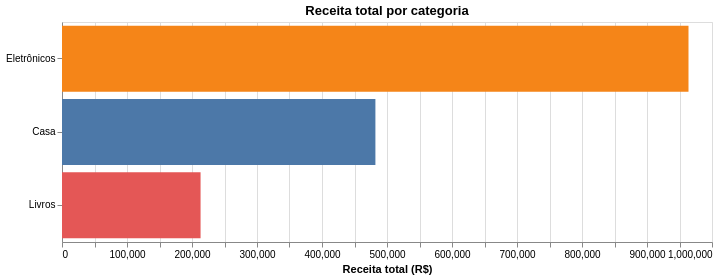

The notebook cell saved with this chart:
### Markdown cell above
## 3. Comparação — gráfico de barras

Agregações podem ser declaradas diretamente na codificação. Aqui, o comprimento das barras representa a soma da receita por categoria.

### Code cell
alt.Chart(vendas).mark_bar().encode(
    x=alt.X("sum(receita):Q", title="Receita total (R$)"),
    y=alt.Y("categoria:N", title=None, sort="-x"),
    color=alt.Color("categoria:N", legend=None),
    tooltip=["categoria:N", alt.Tooltip("sum(receita):Q", format=",.0f")]
).properties(width=650, height=220, title="Receita total por categoria")

### Figure 1 — Vega-Lite specification as saved in the notebook (floating-point values rounded to 4 significant figures)
{"config": {"view": {"continuousWidth": 400, "continuousHeight": 300}}, "data": {"name": "data-6453d17de02e8fb99abd3918cc4fae13"}, "mark": "bar", "encoding": {"color": {"field": "categoria", "legend": null, "type": "nominal"}, "tooltip": [{"field": "categoria", "type": "nominal"}, {"aggregate": "sum", "field": "receita", "format": ",.0f", "type": "quantitative"}], "x": {"aggregate": "sum", "field": "receita", "title": "Receita total (R$)", "type": "quantitative"}, "y": {"field": "categoria", "sort": "-x", "title": null, "type": "nominal"}}, "height": 220, "title": "Receita total por categoria", "width": 650, "$schema": "https://vega.github.io/schema/vega-lite/v4.17.0.json", "datasets": {"data-6453d17de02e8fb99abd3918cc4fae13": [{"mes": "2025-01-01T00:00:00", "categoria": "Eletrônicos", "regiao": "Sul", "unidades": 72, "receita": 23040, "publicidade": 3200, "avaliacao": 3.55}, {"mes": "2025-01-01T00:00:00", "categoria": "Eletrônicos", "regiao": "Sudeste", "unidades": 84, "receita": 26880, "publicidade": 3650, "avaliacao": 3.47}, {"mes": "2025-01-01T00:00:00", "categoria": "Casa", "regiao": "Sul", "unidades": 102, "receita": 14280, "publicidade": 4100, "avaliacao": 3.73}, {"mes": "2025-01-01T00:00:00", "categoria": "Casa", "regiao": "Sudeste", "unidades": 114, "receita": 15960, "publicidade": 4550, "avaliacao": 3.65}, {"mes": "2025-01-01T00:00:00", "categoria": "Livros", "regiao": "Sul", "unidades": 108, "receita": 5940, "publicidade": 5000, "avaliacao": 3.91}, {"mes": "2025-01-01T00:00:00", "categoria": "Livros", "regiao": "Sudeste", "unidades": 120, "receita": 6600, "publicidade": 5450, "avaliacao": 3.83}, {"mes": "2025-02-01T00:00:00", "categoria": "Eletrônicos", "regiao": "Sul", "unidades": 85, "receita": 27200, "publicidade": 3510, "avaliacao": 3.61}, {"mes": "2025-02-01T00:00:00", "categoria": "Eletrônicos", "regiao": "Sudeste", "unidades": 97, "receita": 31040, "publicidade": 3960, "avaliacao": 3.53}, {"mes": "2025-02-01T00:00:00", "categoria": "Casa", "regiao": "Sul", "unidades": 115, "receita": 16100, "publicidade": 4410, "avaliacao": 3.79}, {"mes": "2025-02-01T00:00:00", "categoria": "Casa", "regiao": "Sudeste", "unidades": 127, "receita": 17780, "publicidade": 4860, "avaliacao": 3.71}, {"mes": "2025-02-01T00:00:00", "categoria": "Livros", "regiao": "Sul", "unidades": 121, "receita": 6655, "publicidade": 5310, "avaliacao": 3.97}, {"mes": "2025-02-01T00:00:00", "categoria": "Livros", "regiao": "Sudeste", "unidades": 133, "receita": 7315, "publicidade": 5760, "avaliacao": 3.89}, {"mes": "2025-03-01T00:00:00", "categoria": "Eletrônicos", "regiao": "Sul", "unidades": 98, "receita": 31360, "publicidade": 3820, "avaliacao": 3.67}, {"mes": "2025-03-01T00:00:00", "categoria": "Eletrônicos", "regiao": "Sudeste", "unidades": 110, "receita": 35200, "publicidade": 4270, "avaliacao": 3.59}, {"mes": "2025-03-01T00:00:00", "categoria": "Casa", "regiao": "Sul", "unidades": 104, "receita": 14560, "publicidade": 4720, "avaliacao": 3.85}, {"mes": "2025-03-01T00:00:00", "categoria": "Casa", "regiao": "Sudeste", "unidades": 116, "receita": 16240, "publicidade": 5170, "avaliacao": 3.77}, {"mes": "2025-03-01T00:00:00", "categoria": "Livros", "regiao": "Sul", "unidades": 134, "receita": 7370, "publicidade": 5620, "avaliacao": 4.03}, {"mes": "2025-03-01T00:00:00", "categoria": "Livros", "regiao": "Sudeste", "unidades": 146, "receita": 8030, "publicidade": 6070, "avaliacao": 3.95}, {"mes": "2025-04-01T00:00:00", "categoria": "Eletrônicos", "regiao": "Sul", "unidades": 111, "receita": 35520, "publicidade": 4130, "avaliacao": 3.73}, {"mes": "2025-04-01T00:00:00", "categoria": "Eletrônicos", "regiao": "Sudeste", "unidades": 123, "receita": 39360, "publicidade": 4580, "avaliacao": 3.65}, {"mes": "2025-04-01T00:00:00", "categoria": "Casa", "regiao": "Sul", "unidades": 117, "receita": 16380, "publicidade": 5030, "avaliacao": 3.91}, {"mes": "2025-04-01T00:00:00", "categoria": "Casa", "regiao": "Sudeste", "unidades": 129, "receita": 18060, "publicidade": 5480, "avaliacao": 3.83}, {"mes": "2025-04-01T00:00:00", "categoria": "Livros", "regiao": "Sul", "unidades": 147, "receita": 8085, "publicidade": 5930, "avaliacao": 4.09}, {"mes": "2025-04-01T00:00:00", "categoria": "Livros", "regiao": "Sudeste", "unidades": 159, "receita": 8745, "publicidade": 6380, "avaliacao": 4.01}, {"mes": "2025-05-01T00:00:00", "categoria": "Eletrônicos", "regiao": "Sul", "unidades": 100, "receita": 32000, "publicidade": 4440, "avaliacao": 3.79}, {"mes": "2025-05-01T00:00:00", "categoria": "Eletrônicos", "regiao": "Sudeste", "unidades": 112, "receita": 35840, "publicidade": 4890, "avaliacao": 3.71}, {"mes": "2025-05-01T00:00:00", "categoria": "Casa", "regiao": "Sul", "unidades": 130, "receita": 18200, "publicidade": 5340, "avaliacao": 3.97}, {"mes": "2025-05-01T00:00:00", "categoria": "Casa", "regiao": "Sudeste", "unidades": 142, "receita": 19880, "publicidade": 5790, "avaliacao": 3.89}, {"mes": "2025-05-01T00:00:00", "categoria": "Livros", "regiao": "Sul", "unidades": 136, "receita": 7480, "publicidade": 6240, "avaliacao": 4.15}, {"mes": "2025-05-01T00:00:00", "categoria": "Livros", "regiao": "Sudeste", "unidades": 148, "receita": 8140, "publicidade": 6690, "avaliacao": 4.07}, {"mes": "2025-06-01T00:00:00", "categoria": "Eletrônicos", "regiao": "Sul", "unidades": 113, "receita": 36160, "publicidade": 4750, "avaliacao": 3.85}, {"mes": "2025-06-01T00:00:00", "categoria": "Eletrônicos", "regiao": "Sudeste", "unidades": 125, "receita": 40000, "publicidade": 5200, "avaliacao": 3.77}, {"mes": "2025-06-01T00:00:00", "categoria": "Casa", "regiao": "Sul", "unidades": 143, "receita": 20020, "publicidade": 5650, "avaliacao": 4.03}, {"mes": "2025-06-01T00:00:00", "categoria": "Casa", "regiao": "Sudeste", "unidades": 155, "receita": 21700, "publicidade": 6100, "avaliacao": 3.95}, {"mes": "2025-06-01T00:00:00", "categoria": "Livros", "regiao": "Sul", "unidades": 149, "receita": 8195, "publicidade": 6550, "avaliacao": 4.21}, {"mes": "2025-06-01T00:00:00", "categoria": "Livros", "regiao": "Sudeste", "unidades": 161, "receita": 8855, "publicidade": 7000, "avaliacao": 4.13}, {"mes": "2025-07-01T00:00:00", "categoria": "Eletrônicos", "regiao": "Sul", "unidades": 126, "receita": 40320, "publicidade": 5060, "avaliacao": 3.91}, {"mes": "2025-07-01T00:00:00", "categoria": "Eletrônicos", "regiao": "Sudeste", "unidades": 138, "receita": 44160, "publicidade": 5510, "avaliacao": 3.83}, {"mes": "2025-07-01T00:00:00", "categoria": "Casa", "regiao": "Sul", "unidades": 132, "receita": 18480, "publicidade": 5960, "avaliacao": 4.09}, {"mes": "2025-07-01T00:00:00", "categoria": "Casa", "regiao": "Sudeste", "unidades": 144, "receita": 20160, "publicidade": 6410, "avaliacao": 4.01}, {"mes": "2025-07-01T00:00:00", "categoria": "Livros", "regiao": "Sul", "unidades": 162, "receita": 8910, "publicidade": 6860, "avaliacao": 4.27}, {"mes": "2025-07-01T00:00:00", "categoria": "Livros", "regiao": "Sudeste", "unidades": 174, "receita": 9570, "publicidade": 7310, "avaliacao": 4.19}, {"mes": "2025-08-01T00:00:00", "categoria": "Eletrônicos", "regiao": "Sul", "unidades": 139, "receita": 44480, "publicidade": 5370, "avaliacao": 3.97}, {"mes": "2025-08-01T00:00:00", "categoria": "Eletrônicos", "regiao": "Sudeste", "unidades": 151, "receita": 48320, "publicidade": 5820, "avaliacao": 3.89}, {"mes": "2025-08-01T00:00:00", "categoria": "Casa", "regiao": "Sul", "unidades": 145, "receita": 20300, "publicidade": 6270, "avaliacao": 4.15}, {"mes": "2025-08-01T00:00:00", "categoria": "Casa", "regiao": "Sudeste", "unidades": 157, "receita": 21980, "publicidade": 6720, "avaliacao": 4.07}, {"mes": "2025-08-01T00:00:00", "categoria": "Livros", "regiao": "Sul", "unidades": 175, "receita": 9625, "publicidade": 7170, "avaliacao": 4.33}, {"mes": "2025-08-01T00:00:00", "categoria": "Livros", "regiao": "Sudeste", "unidades": 187, "receita": 10285, "publicidade": 7620, "avaliacao": 4.25}, {"mes": "2025-09-01T00:00:00", "categoria": "Eletrônicos", "regiao": "Sul", "unidades": 128, "receita": 40960, "publicidade": 5680, "avaliacao": 4.03}, {"mes": "2025-09-01T00:00:00", "categoria": "Eletrônicos", "regiao": "Sudeste", "unidades": 140, "receita": 44800, "publicidade": 6130, "avaliacao": 3.95}, {"mes": "2025-09-01T00:00:00", "categoria": "Casa", "regiao": "Sul", "unidades": 158, "receita": 22120, "publicidade": 6580, "avaliacao": 4.21}, {"mes": "2025-09-01T00:00:00", "categoria": "Casa", "regiao": "Sudeste", "unidades": 170, "receita": 23800, "publicidade": 7030, "avaliacao": 4.13}, {"mes": "2025-09-01T00:00:00", "categoria": "Livros", "regiao": "Sul", "unidades": 164, "receita": 9020, "publicidade": 7480, "avaliacao": 4.39}, {"mes": "2025-09-01T00:00:00", "categoria": "Livros", "regiao": "Sudeste", "unidades": 176, "receita": 9680, "publicidade": 7930, "avaliacao": 4.31}, {"mes": "2025-10-01T00:00:00", "categoria": "Eletrônicos", "regiao": "Sul", "unidades": 141, "receita": 45120, "publicidade": 5990, "avaliacao": 4.09}, {"mes": "2025-10-01T00:00:00", "categoria": "Eletrônicos", "regiao": "Sudeste", "unidades": 153, "receita": 48960, "publicidade": 6440, "avaliacao": 4.01}, {"mes": "2025-10-01T00:00:00", "categoria": "Casa", "regiao": "Sul", "unidades": 171, "receita": 23940, "publicidade": 6890, "avaliacao": 4.27}, {"mes": "2025-10-01T00:00:00", "categoria": "Casa", "regiao": "Sudeste", "unidades": 183, "receita": 25620, "publicidade": 7340, "avaliacao": 4.19}, {"mes": "2025-10-01T00:00:00", "categoria": "Livros", "regiao": "Sul", "unidades": 177, "receita": 9735, "publicidade": 7790, "avaliacao": 4.45}, {"mes": "2025-10-01T00:00:00", "categoria": "Livros", "regiao": "Sudeste", "unidades": 189, "receita": 10395, "publicidade": 8240, "avaliacao": 4.37}, {"mes": "2025-11-01T00:00:00", "categoria": "Eletrônicos", "regiao": "Sul", "unidades": 154, "receita": 49280, "publicidade": 6300, "avaliacao": 4.15}, {"mes": "2025-11-01T00:00:00", "categoria": "Eletrônicos", "regiao": "Sudeste", "unidades": 166, "receita": 53120, "publicidade": 6750, "avaliacao": 4.07}, {"mes": "2025-11-01T00:00:00", "categoria": "Casa", "regiao": "Sul", "unidades": 160, "receita": 22400, "publicidade": 7200, "avaliacao": 4.33}, {"mes": "2025-11-01T00:00:00", "categoria": "Casa", "regiao": "Sudeste", "unidades": 172, "receita": 24080, "publicidade": 7650, "avaliacao": 4.25}, {"mes": "2025-11-01T00:00:00", "categoria": "Livros", "regiao": "Sul", "unidades": 190, "receita": 10450, "publicidade": 8100, "avaliacao": 4.51}, {"mes": "2025-11-01T00:00:00", "categoria": "Livros", "regiao": "Sudeste", "unidades": 202, "receita": 11110, "publicidade": 8550, "avaliacao": 4.43}, {"mes": "2025-12-01T00:00:00", "categoria": "Eletrônicos", "regiao": "Sul", "unidades": 167, "receita": 53440, "publicidade": 6610, "avaliacao": 4.21}, {"mes": "2025-12-01T00:00:00", "categoria": "Eletrônicos", "regiao": "Sudeste", "unidades": 179, "receita": 57280, "publicidade": 7060, "avaliacao": 4.13}, {"mes": "2025-12-01T00:00:00", "categoria": "Casa", "regiao": "Sul", "unidades": 173, "receita": 24220, "publicidade": 7510, "avaliacao": 4.39}, {"mes": "2025-12-01T00:00:00", "categoria": "Casa", "regiao": "Sudeste", "unidades": 185, "receita": 25900, "publicidade": 7960, "avaliacao": 4.31}, {"mes": "2025-12-01T00:00:00", "categoria": "Livros", "regiao": "Sul", "unidades": 203, "receita": 11165, "publicidade": 8410, "avaliacao": 4.57}, {"mes": "2025-12-01T00:00:00", "categoria": "Livros", "regiao": "Sudeste", "unidades": 215, "receita": 11825, "publicidade": 8860, "avaliacao": 4.49}]}}
